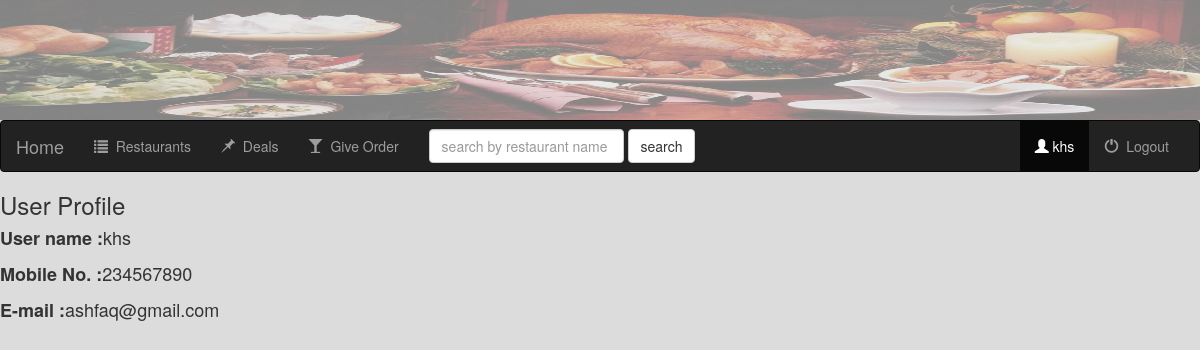
The page /register/profile/ (signed in) on the database its author committed.
### register/models.py (models this page shows, shortened)
class Register(models.Model):
    name = models.CharField(max_length=50)
    mobileNo = models.CharField(max_length=15)
    email = models.CharField(max_length=20)
    password = models.CharField(max_length=15)

### register/views.py (the view)
def profile(request):
    user = Register.objects.get(name=request.session.get('username'))
    return render(request, 'register/profile.html', {'is_valid':True, 'user':user})

### register/templates/register/profile.html
{% extends 'restaurant/base.html' %}
{% block user_active %}active{% endblock %}
{% block body %}
<h3>User Profile</h3>
    <h4><label>User name : </label>{{user.name}}</h4>
    <h4><label>Mobile No. : </label>{{user.mobileNo}}</h4>
    <h4><label>E-mail : </label>{{user.email}}</h4>
{% endblock %}

### restaurant/templates/restaurant/base.html (shortened to what this page needs)
<!DOCTYPE html>
<html lang="en">
<head>
    {% load staticfiles %}
    <link rel="stylesheet" href="https://maxcdn.bootstrapcdn.com/bootstrap/3.3.6/css/bootstrap.min.css">
    <link rel="stylesheet" href="https://cdnjs.cloudflare.com/ajax/libs/bootstrap-select/1.12.1/css/bootstrap-select.css" />
</head>
<body>
<div class="contain">
    {% load static %}
    <img src="{% static 'sdproject/website_header.jpg' %}" style="width:100%;height:120px;opacity:0.4;"/>
</div>
<nav class="navbar navbar-inverse">
    <div class="container-fluid">
        <div class="navbar-header">
            <a class="navbar-brand" href="{% url 'home:home' %}">Home</a>
        </div>
        <div class="collapse navbar-collapse" id="topNavBar">
            <ul class="nav navbar-nav">
                <li class="{% block restaurants_active %}{% endblock %}"><a href="{% url 'restaurant:restaurants' %}"><span class="glyphicon glyphicon-list" aria-hidden="true"></span>&nbsp; Restaurants</a></li>
                <li class="{% block deals_active %}{% endblock %}"><a href="#"><span class="glyphicon glyphicon-pushpin" aria-hidden="true"></span>&nbsp; Deals</a></li>
                <li class="{% block order_active %}{% endblock %}"><a href="{% url 'restaurant:order' %}"><span class="glyphicon glyphicon-glass" aria-hidden="true"></span>&nbsp; Give Order</a></li>
            </ul>
            <form class="navbar-form navbar-left" role="search" method="get" action="{% url 'restaurant:search' %}">
                <div class="form-group">
                    <input type="text" width="50" class="form-control" name="q" value="{{ request.GET.q }}" placeholder="search by restaurant name or cuisine">
                </div>
                <button type="submit" class="btn btn-default">search</button>
            </form>
            <ul class="nav navbar-nav navbar-right">
                {% if is_valid %}
                <li class="{% block user_active %}{% endblock %}">
                    <a href="{% url 'register:profile' %}">
                        <span class="glyphicon glyphicon-user" aria-hidden="true"></span>   {{ user.name }}
                    </a>
                </li>
                <li>
                    <a href="{% url 'register:logout' %}">
                        <span class="glyphicon glyphicon-off" aria-hidden="true"></span>&nbsp; Logout
                    </a>
                </li>
                {% endif %}
            </ul>
        </div>
    </div>
</nav>
{% block body %}
{% endblock %}
</body>
</html>

### rows shown on the page
Register: name "khs", mobileNo "234567890", email "ashfaq@gmail.com"
